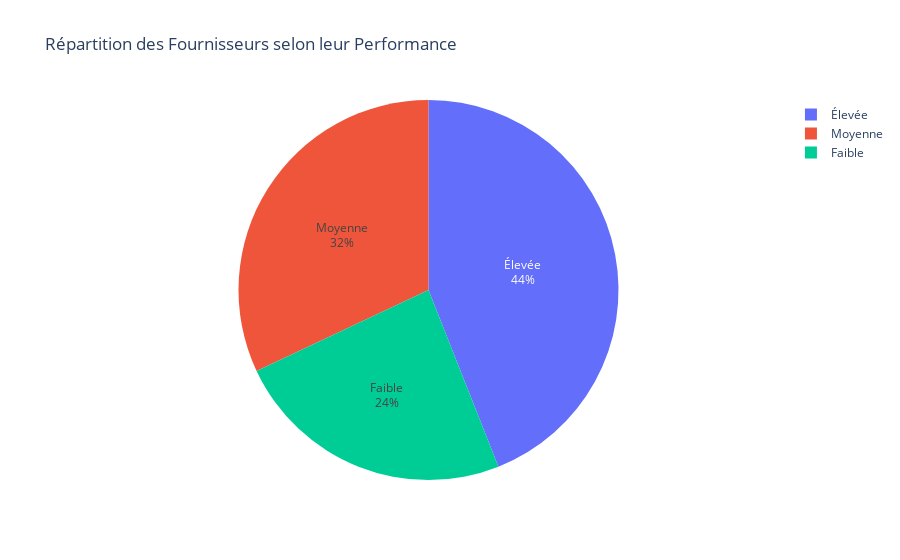

The code cell stored with this chart in its notebook:
### Code cell
# Heatmap des corrélations entre variables logistiques
logistics_data = df_expedition[['quantite', 'cout_transport', 'delai_livraison']]
correlation_matrix = logistics_data.corr()

plt.figure(figsize=(8, 6))
sns.heatmap(correlation_matrix, annot=True, cmap='coolwarm', fmt=".2f")
plt.title("Heatmap des Corrélations entre Variables Logistiques")
plt.show()

# Courbes de tendance pour les stocks, commandes et retours
# Tendance des stocks
stocks_trend = df_stocks.groupby('date')['niveau_stock'].sum().reset_index()
plt.figure(figsize=(10, 6))
sns.lineplot(data=stocks_trend, x='date', y='niveau_stock', label='Stocks')
plt.title("Tendance des Stocks")
plt.xlabel("Date")
plt.ylabel("Niveau de Stock")
plt.legend()
plt.show()

# Tendance des commandes
commandes_trend = df_commandes.groupby('mois').size().reset_index(name='nombre_commandes')
commandes_trend['mois'] = commandes_trend['mois'].astype(str)
plt.figure(figsize=(10, 6))
sns.lineplot(data=commandes_trend, x='mois', y='nombre_commandes', label='Commandes')
plt.title("Tendance des Commandes")
plt.xlabel("Mois")
plt.ylabel("Nombre de Commandes")
plt.xticks(rotation=45)
plt.legend()
plt.show()

# Tendance des retours
df_retours['date_retour'] = pd.to_datetime(df_retours['date_retour'])
retours_trend = df_retours.groupby(df_retours['date_retour'].dt.to_period('M')).size().reset_index(name='nombre_retours')
retours_trend['date_retour'] = retours_trend['date_retour'].astype(str)
plt.figure(figsize=(10, 6))
sns.lineplot(data=retours_trend, x='date_retour', y='nombre_retours', label='Retours')
plt.title("Tendance des Retours")
plt.xlabel("Date")
plt.ylabel("Nombre de Retours")
plt.xticks(rotation=45)
plt.legend()
plt.show()

# Répartition des fournisseurs selon leur performance
fournisseurs_performance = df_fournisseurs['segment'].value_counts().reset_index()
fournisseurs_performance.columns = ['segment', 'nombre_fournisseurs']
fig = px.pie(fournisseurs_performance, names='segment', values='nombre_fournisseurs', 
             title="Répartition des Fournisseurs selon leur Performance", template="plotly_white")
fig.update_traces(textinfo='percent+label')
fig.show()

### Figure 1 — Plotly figure (JSON) as saved in the notebook; plotly's stock layout.template omitted (floating-point values rounded to 4 significant figures)
{"data": [{"domain": {"x": [0, 1], "y": [0, 1]}, "hovertemplate": "segment=%{label}<br>nombre_fournisseurs=%{value}<extra></extra>", "labels": ["Élevée", "Moyenne", "Faible"], "legendgroup": "", "name": "", "showlegend": true, "textinfo": "percent+label", "type": "pie", "values": [22, 16, 12]}], "layout": {"legend": {"tracegroupgap": 0}, "title": {"text": "Répartition des Fournisseurs selon leur Performance"}}}
